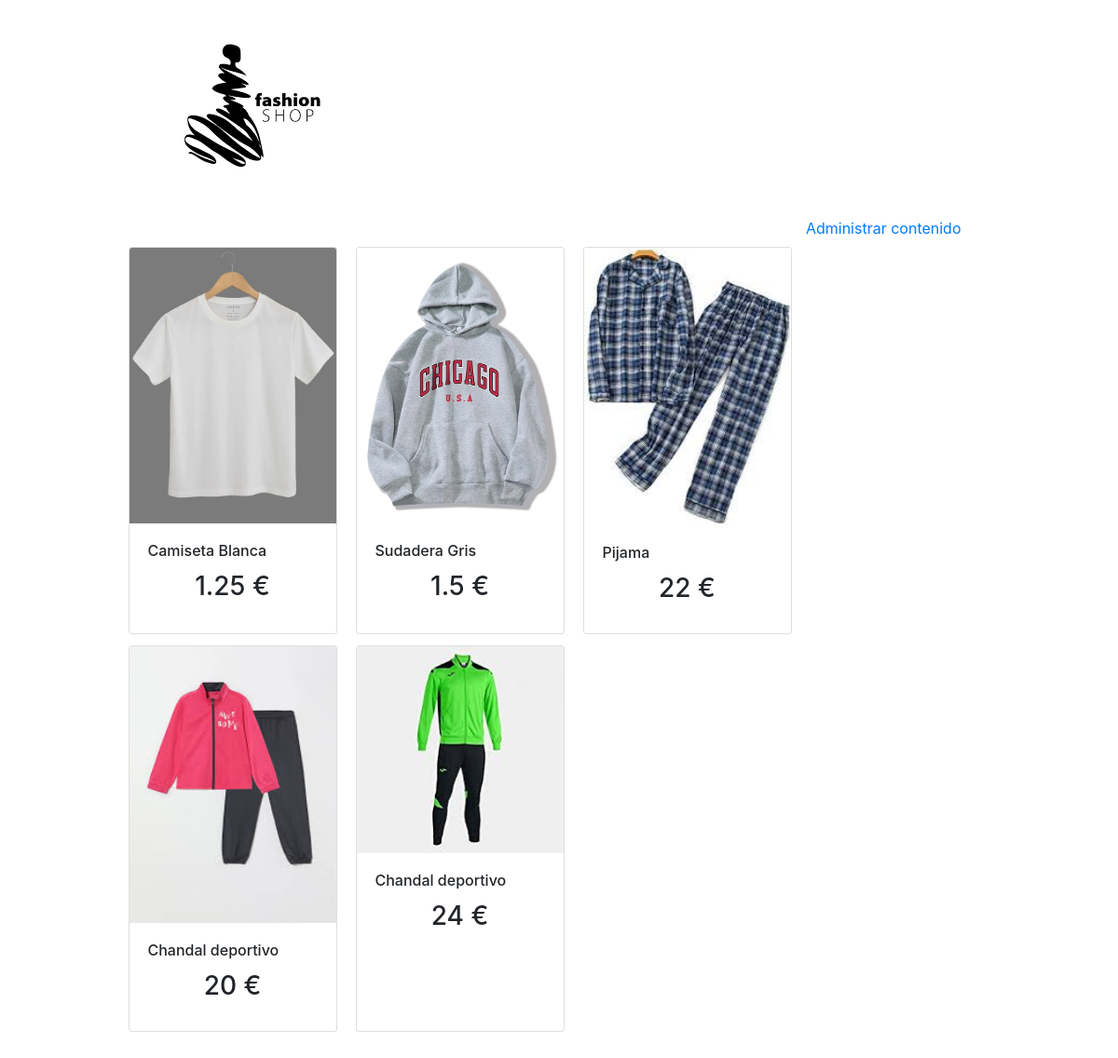
Screenshot of /publicidad.php with the database file from the repository.
### tables this page shows
CREATE TABLE `prendas` (
  `idPrenda` int(11) NOT NULL,
  `prenda` varchar(50) NOT NULL,
  `idTipo` int(11) NOT NULL,
  `imagen` varchar(100) NOT NULL,
  `precio` decimal(10,2) NOT NULL,
  `descuento` decimal(10,2) NOT NULL DEFAULT 0.00,
  `detalles` text NOT NULL
);

### publicidad.php (the view, shortened to what this page needs)
<!doctype html>
<html lang="en">
  <head>
	 <link href="./bootstrap/css/bootstrap.min.css" rel="stylesheet">
  </head>
 <body>
 <?php
  include("conexion.php");
  $sql="SELECT * from prendas";
  $registros=mysqli_query($conexion,$sql) or die("Error en la ejecución de la consulta $sql");
 ?>
<div class="container">
	<div class="form-group col-10 offset-1">
	    <img src="./imagenes/logo.png" class="img-fluid">
		<ul class="nav justify-content-end">
		  <li class="nav-item">
			<a class="nav-link" href="inicio.php">Administrar contenido</a>
		  </li>
		</ul>
		<div class="card-columns row">
	  <?php
	  while($linea=mysqli_fetch_array($registros))
		{
			$precio=$linea['precio']-$linea['descuento'];
			echo "<div class='card' style='width: 14rem;'>
			<img class='card-img-top' src='$linea[imagen]'>
			<div class='card-body'>
			<h6 class='card-title'>$linea[prenda]</h6>
			<center><h3 class='card-title'>$precio €</h3></center>
			</div>
		    </div>";
		}
?>
		</div>
	</div>
</div>
 </body>
</html>

### rows the page displays
prendas: imagen (picture), prenda "Camiseta Blanca", precio "1.25"
prendas: imagen (picture), prenda "Sudadera Gris", precio "1.5"
prendas: imagen (picture), prenda "Pijama", precio "22"
prendas: imagen (picture), prenda "Chandal deportivo", precio "20"
prendas: imagen (picture), prenda "Chandal deportivo", precio "24"
